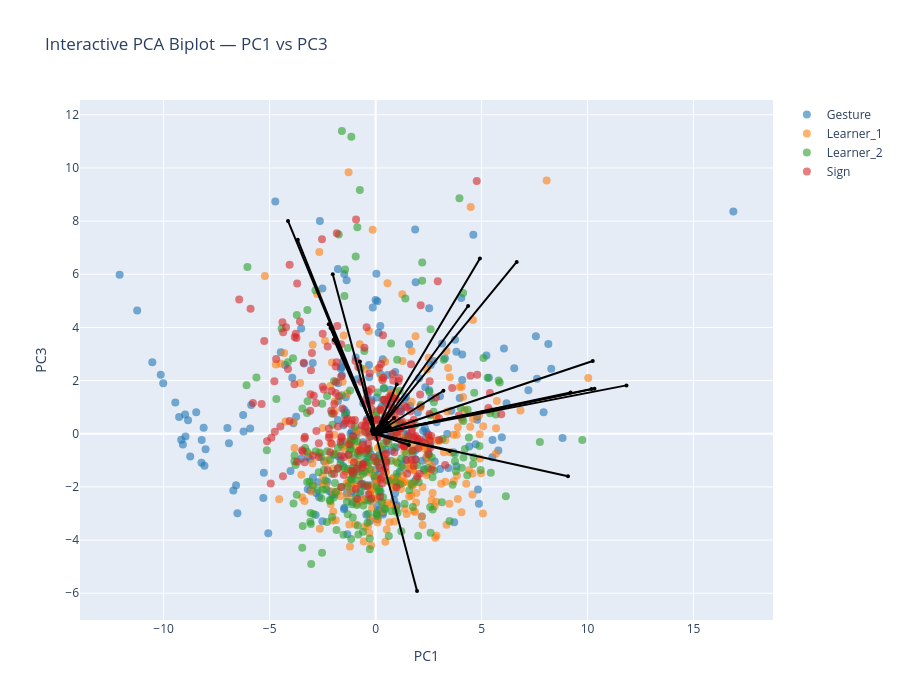

Notebook code cell kept with this figure:
### Markdown cell above
#### Biplot PC1-PC3

### Code cell
#| code-fold: true
#| code-summary: Code to prepare plot

pcs_to_plot = [1, 3]  # PC1–PC2

sig_features_GS = (
    df_sig_vars_GS[
        (df_sig_vars_GS["sig_loading"]) &
        (df_sig_vars_GS["PC"].isin(pcs_to_plot))
    ]["feature"]
    .unique()
)

feature_names = df_clean.columns[:-1]
selected_vars = [feature_names.get_loc(f) for f in sig_features_GS if f in feature_names]

arrow_strength = (
    df_sig_vars_GS[df_sig_vars_GS["PC"].isin(pcs_to_plot)]
    .groupby("feature")["index_loading"]
    .mean()
    .to_dict()
)

interactive_PCA_biplot(
    score=x_new_GS, 
    coeff=loadings_GS, 
    labels=feature_names, 
    y=y, 
    selected_vars=selected_vars, 
    pc_x=pcs_to_plot[0], pc_y=pcs_to_plot[1],
    show_labels=False,
    le=le,
    arrow_strength=arrow_strength
)

# static plot
static_PCA_biplot(
    score=x_new_GS, 
    coeff=loadings_GS, 
    labels=feature_names, 
    y=y, 
    selected_vars=selected_vars, 
    pc_x=pcs_to_plot[0], pc_y=pcs_to_plot[1],
    show_labels=False,
    arrow_strength=arrow_strength,
    le=le,
    save_path=os.path.join(curfolder, "Plots", "PCA_GS_all_PC1_3_biplot.png")
)

### Figure 1 — Plotly figure (JSON) as saved in the notebook; plotly's stock layout.template omitted (floating-point values rounded to 4 significant figures; data arrays with more than 128 entries replaced by an {"elided": "..."} marker saying what was removed)
{"data": [{"hoverinfo": "text", "marker": {"color": "#1f77b4", "opacity": 0.6, "size": 8}, "mode": "markers", "name": "Gesture", "showlegend": true, "text": {"elided": "250 str values"}, "type": "scatter", "x": {"elided": "250 float values"}, "y": {"elided": "250 float values"}}, {"hoverinfo": "text", "marker": {"color": "#ff7f0e", "opacity": 0.6, "size": 8}, "mode": "markers", "name": "Learner_1", "showlegend": true, "text": {"elided": "249 str values"}, "type": "scatter", "x": {"elided": "249 float values"}, "y": {"elided": "249 float values"}}, {"hoverinfo": "text", "marker": {"color": "#2ca02c", "opacity": 0.6, "size": 8}, "mode": "markers", "name": "Learner_2", "showlegend": true, "text": {"elided": "247 str values"}, "type": "scatter", "x": {"elided": "247 float values"}, "y": {"elided": "247 float values"}}, {"hoverinfo": "text", "marker": {"color": "#d62728", "opacity": 0.6, "size": 8}, "mode": "markers", "name": "Sign", "showlegend": true, "text": {"elided": "243 str values"}, "type": "scatter", "x": {"elided": "243 float values"}, "y": {"elided": "243 float values"}}, {"hoverinfo": "text", "hovertext": "gross__magnitude__arm_speed_Gmean", "line": {"color": "black"}, "marker": {"size": 4}, "mode": "lines+markers", "showlegend": false, "textposition": "top center", "type": "scatter", "x": [0, 4.921], "y": [0, 6.596]}, {"hoverinfo": "text", "hovertext": "gross__variability__arm_speed_Gstd", "line": {"color": "black"}, "marker": {"size": 4}, "mode": "lines+markers", "showlegend": false, "textposition": "top center", "type": "scatter", "x": [0, 11.83], "y": [0, 1.82]}, {"hoverinfo": "text", "hovertext": "gross__magnitude__arm_speed_peak_mean", "line": {"color": "black"}, "marker": {"size": 4}, "mode": "lines+markers", "showlegend": false, "textposition": "top center", "type": "scatter", "x": [0, 10.33], "y": [0, 1.697]}, {"hoverinfo": "text", "hovertext": "gross__variability__arm_speed_peak_std", "line": {"color": "black"}, "marker": {"size": 4}, "mode": "lines+markers", "showlegend": false, "textposition": "top center", "type": "scatter", "x": [0, 1.568], "y": [0, -0.4206]}, {"hoverinfo": "text", "hovertext": "gross__rhythm__arm_speed_peak_n", "line": {"color": "black"}, "marker": {"size": 4}, "mode": "lines+markers", "showlegend": false, "textposition": "top center", "type": "scatter", "x": [0, -2.209], "y": [0, 4.124]}, {"hoverinfo": "text", "hovertext": "gross__rhythm__arm_speed_peak_rate", "line": {"color": "black"}, "marker": {"size": 4}, "mode": "lines+markers", "showlegend": false, "textposition": "top center", "type": "scatter", "x": [0, -3.672], "y": [0, 7.294]}, {"hoverinfo": "text", "hovertext": "gross__rhythm__arm_speed_mod_depth", "line": {"color": "black"}, "marker": {"size": 4}, "mode": "lines+markers", "showlegend": false, "textposition": "top center", "type": "scatter", "x": [0, 9.076], "y": [0, -1.602]}, {"hoverinfo": "text", "hovertext": "gross__magnitude__arm_acc_Gmean", "line": {"color": "black"}, "marker": {"size": 4}, "mode": "lines+markers", "showlegend": false, "textposition": "top center", "type": "scatter", "x": [0, 6.657], "y": [0, 6.462]}, {"hoverinfo": "text", "hovertext": "gross__variability__arm_acc_Gstd", "line": {"color": "black"}, "marker": {"size": 4}, "mode": "lines+markers", "showlegend": false, "textposition": "top center", "type": "scatter", "x": [0, 10.19], "y": [0, 1.686]}, {"hoverinfo": "text", "hovertext": "gross__magnitude__arm_acc_peak_mean", "line": {"color": "black"}, "marker": {"size": 4}, "mode": "lines+markers", "showlegend": false, "textposition": "top center", "type": "scatter", "x": [0, 10.24], "y": [0, 2.736]}, {"hoverinfo": "text", "hovertext": "gross__variability__arm_acc_peak_std", "line": {"color": "black"}, "marker": {"size": 4}, "mode": "lines+markers", "showlegend": false, "textposition": "top center", "type": "scatter", "x": [0, 3.501], "y": [0, -0.647]}, {"hoverinfo": "text", "hovertext": "gross__rhythm__arm_acc_peak_n", "line": {"color": "black"}, "marker": {"size": 4}, "mode": "lines+markers", "showlegend": false, "textposition": "top center", "type": "scatter", "x": [0, -1.969], "y": [0, 3.539]}, {"hoverinfo": "text", "hovertext": "gross__rhythm__arm_acc_peak_rate", "line": {"color": "black"}, "marker": {"size": 4}, "mode": "lines+markers", "showlegend": false, "textposition": "top center", "type": "scatter", "x": [0, -4.135], "y": [0, 8.005]}, {"hoverinfo": "text", "hovertext": "gross__rhythm__arm_acc_mod_depth", "line": {"color": "black"}, "marker": {"size": 4}, "mode": "lines+markers", "showlegend": false, "textposition": "top center", "type": "scatter", "x": [0, 9.197], "y": [0, 1.55]}, {"hoverinfo": "text", "hovertext": "gross__magnitude__arm_speed_integral", "line": {"color": "black"}, "marker": {"size": 4}, "mode": "lines+markers", "showlegend": false, "textposition": "top center", "type": "scatter", "x": [0, 4.364], "y": [0, 4.805]}, {"hoverinfo": "text", "hovertext": "gross__rhythm__arm_speed_sampen", "line": {"color": "black"}, "marker": {"size": 4}, "mode": "lines+markers", "showlegend": false, "textposition": "top center", "type": "scatter", "x": [0, -2.126], "y": [0, 3.974]}, {"hoverinfo": "text", "hovertext": "gross__smoothness__arm_sparc", "line": {"color": "black"}, "marker": {"size": 4}, "mode": "lines+markers", "showlegend": false, "textposition": "top center", "type": "scatter", "x": [0, -0.2732], "y": [0, 0.5533]}, {"hoverinfo": "text", "hovertext": "gross__rhythm__band1_band_power_totalarm", "line": {"color": "black"}, "marker": {"size": 4}, "mode": "lines+markers", "showlegend": false, "textposition": "top center", "type": "scatter", "x": [0, 1.955], "y": [0, -5.915]}, {"hoverinfo": "text", "hovertext": "gross__rhythm__band2_centroid_totalarm", "line": {"color": "black"}, "marker": {"size": 4}, "mode": "lines+markers", "showlegend": false, "textposition": "top center", "type": "scatter", "x": [0, -0.7412], "y": [0, 2.716]}, {"hoverinfo": "text", "hovertext": "gross__rhythm__band3_band_power_totalarm", "line": {"color": "black"}, "marker": {"size": 4}, "mode": "lines+markers", "showlegend": false, "textposition": "top center", "type": "scatter", "x": [0, -2.022], "y": [0, 6.005]}, {"hoverinfo": "text", "hovertext": "gross__rhythm__band3_centroid_totalarm", "line": {"color": "black"}, "marker": {"size": 4}, "mode": "lines+markers", "showlegend": false, "textposition": "top center", "type": "scatter", "x": [0, -0.1547], "y": [0, 0.1791]}, {"hoverinfo": "text", "hovertext": "gross__rhythm__band3_entropy_totalarm", "line": {"color": "black"}, "marker": {"size": 4}, "mode": "lines+markers", "showlegend": false, "textposition": "top center", "type": "scatter", "x": [0, -0.07364], "y": [0, 0.06084]}, {"hoverinfo": "text", "hovertext": "gross__magnitude__bbmv_arms_total", "line": {"color": "black"}, "marker": {"size": 4}, "mode": "lines+markers", "showlegend": false, "textposition": "top center", "type": "scatter", "x": [0, 3.199], "y": [0, 1.619]}, {"hoverinfo": "text", "hovertext": "gross__coordination__arm_coupling", "line": {"color": "black"}, "marker": {"size": 4}, "mode": "lines+markers", "showlegend": false, "textposition": "top center", "type": "scatter", "x": [0, 0.1815], "y": [0, -0.02926]}, {"hoverinfo": "text", "hovertext": "gross__proxdist__proximalization_index", "line": {"color": "black"}, "marker": {"size": 4}, "mode": "lines+markers", "showlegend": false, "textposition": "top center", "type": "scatter", "x": [0, -0.1219], "y": [0, -0.006533]}, {"hoverinfo": "text", "hovertext": "fine__handshape__fingertip_spread_mean", "line": {"color": "black"}, "marker": {"size": 4}, "mode": "lines+markers", "showlegend": false, "textposition": "top center", "type": "scatter", "x": [0, 0.2447], "y": [0, 0.4111]}, {"hoverinfo": "text", "hovertext": "fine__handshape__thumb_index_mean", "line": {"color": "black"}, "marker": {"size": 4}, "mode": "lines+markers", "showlegend": false, "textposition": "top center", "type": "scatter", "x": [0, 0.1354], "y": [0, 0.2624]}, {"hoverinfo": "text", "hovertext": "fine__variability__thumb_index_std", "line": {"color": "black"}, "marker": {"size": 4}, "mode": "lines+markers", "showlegend": false, "textposition": "top center", "type": "scatter", "x": [0, 0.5658], "y": [0, 0.4164]}, {"hoverinfo": "text", "hovertext": "fine__handshape__mcp_tip_mean", "line": {"color": "black"}, "marker": {"size": 4}, "mode": "lines+markers", "showlegend": false, "textposition": "top center", "type": "scatter", "x": [0, 0.1287], "y": [0, 0.1852]}, {"hoverinfo": "text", "hovertext": "fine__variability__thumb_opposition_std", "line": {"color": "black"}, "marker": {"size": 4}, "mode": "lines+markers", "showlegend": false, "textposition": "top center", "type": "scatter", "x": [0, 0.6684], "y": [0, 0.2542]}, {"hoverinfo": "text", "hovertext": "fine__handshape__handshape_size_mean", "line": {"color": "black"}, "marker": {"size": 4}, "mode": "lines+markers", "showlegend": false, "textposition": "top center", "type": "scatter", "x": [0, 0.2304], "y": [0, 0.2176]}, {"hoverinfo": "text", "hovertext": "fine__variability__handshape_size_std", "line": {"color": "black"}, "marker": {"size": 4}, "mode": "lines+markers", "showlegend": false, "textposition": "top center", "type": "scatter", "x": [0, 0.273], "y": [0, 0.1865]}, {"hoverinfo": "text", "hovertext": "fine__variability__handshape_variability", "line": {"color": "black"}, "marker": {"size": 4}, "mode": "lines+markers", "showlegend": false, "textposition": "top center", "type": "scatter", "x": [0, 0.8703], "y": [0, 0.5913]}, {"hoverinfo": "text", "hovertext": "fine__magnitude__flexion_speed_mean", "line": {"color": "black"}, "marker": {"size": 4}, "mode": "lines+markers", "showlegend": false, "textposition": "top center", "type": "scatter", "x": [0, 0.9996], "y": [0, 1.864]}, {"hoverinfo": "text", "hovertext": "fine__variability__flexion_speed_std", "line": {"color": "black"}, "marker": {"size": 4}, "mode": "lines+markers", "showlegend": false, "textposition": "top center", "type": "scatter", "x": [0, 0.3498], "y": [0, 0.515]}, {"hoverinfo": "text", "hovertext": "fine__coordination__finger_independence", "line": {"color": "black"}, "marker": {"size": 4}, "mode": "lines+markers", "showlegend": false, "textposition": "top center", "type": "scatter", "x": [0, -0.1867], "y": [0, 0.1028]}, {"hoverinfo": "text", "hovertext": "fine__variability__flexion_entropy", "line": {"color": "black"}, "marker": {"size": 4}, "mode": "lines+markers", "showlegend": false, "textposition": "top center", "type": "scatter", "x": [0, -0.1945], "y": [0, 0.5217]}, {"hoverinfo": "text", "hovertext": "gross__rhythm__band1_centroid_totalarm", "line": {"color": "black"}, "marker": {"size": 4}, "mode": "lines+markers", "showlegend": false, "textposition": "top center", "type": "scatter", "x": [0, -0.1628], "y": [0, 0.4737]}, {"hoverinfo": "text", "hovertext": "gross__rhythm__band2_band_power_totalarm", "line": {"color": "black"}, "marker": {"size": 4}, "mode": "lines+markers", "showlegend": false, "textposition": "top center", "type": "scatter", "x": [0, -0.1866], "y": [0, 0.5913]}, {"hoverinfo": "text", "hovertext": "gross__rhythm__band2_entropy_totalarm", "line": {"color": "black"}, "marker": {"size": 4}, "mode": "lines+markers", "showlegend": false, "textposition": "top center", "type": "scatter", "x": [0, -0.05655], "y": [0, 0.1234]}, {"hoverinfo": "text", "hovertext": "fine__variability__fingertip_spread_std", "line": {"color": "black"}, "marker": {"size": 4}, "mode": "lines+markers", "showlegend": false, "textposition": "top center", "type": "scatter", "x": [0, 0.08346], "y": [0, 0.1589]}, {"hoverinfo": "text", "hovertext": "fine__handshape__thumb_opposition_mean", "line": {"color": "black"}, "marker": {"size": 4}, "mode": "lines+markers", "showlegend": false, "textposition": "top center", "type": "scatter", "x": [0, 0.08413], "y": [0, 0.208]}], "layout": {"height": 700, "hovermode": "closest", "title": {"text": "Interactive PCA Biplot — PC1 vs PC3"}, "width": 900, "xaxis": {"title": {"text": "PC1"}}, "yaxis": {"title": {"text": "PC3"}}}}
